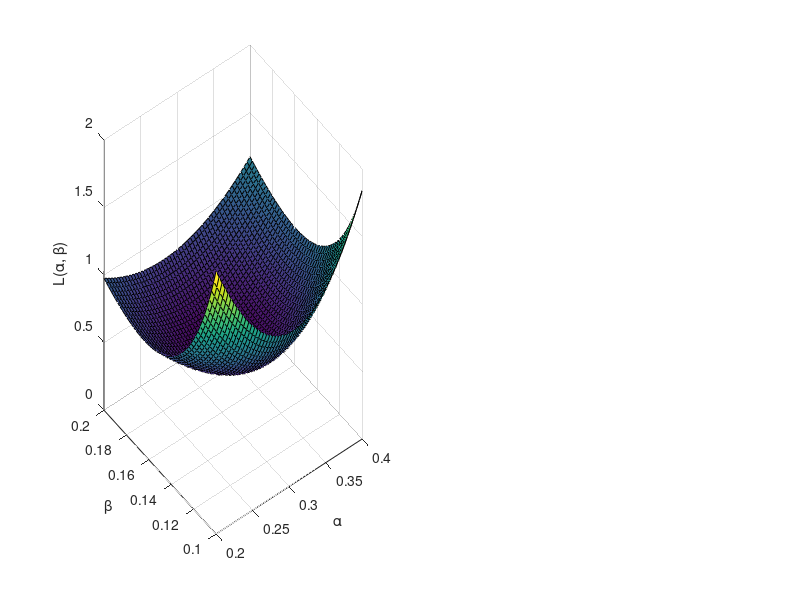

The MATLAB source for this figure:
close all;
clear all;

x = [.30753, .56678, -.25177, .37243, .26375];
n = 5;

% create a grid of points for α, β
a = linspace(.2,.4,50);
b = linspace(.1,.2,50);
[alpha_grid, beta_grid] = meshgrid(a, b);

L = zeros(1, n);
disp(size(alpha_grid, 1));
disp(size(alpha_grid, 2));

% along with row number
for i = 1:size(alpha_grid, 1)
    % along with column number
    for j = 1:size(alpha_grid, 2)
        alpha = alpha_grid(i, j);
        beta = beta_grid(i, j);
        % calculate f(x|α,β) for each x value
        f_x = exp(-(x - alpha) ./ beta) ./ (beta * (1 + exp(-(x - alpha) ./ beta)).^2);
        % calculate L(α, β)
        L(i, j) = -log(prod(f_x));
    end
end

subplot(121);
surf(alpha_grid, beta_grid, L);
xlabel('α');
ylabel('β');
zlabel('L(α, β)');
